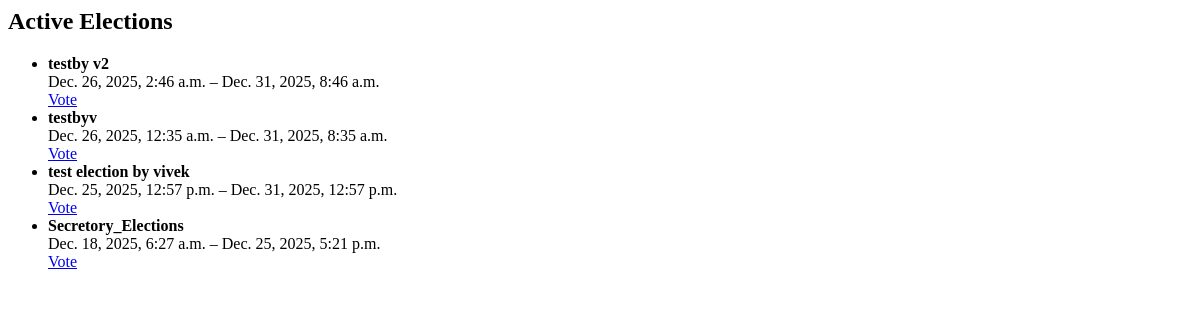
The app's page /elections/, older data.
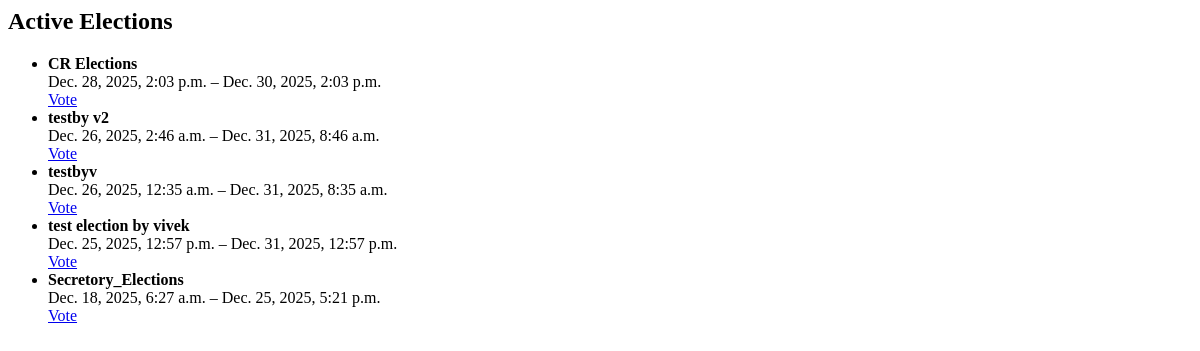
The same page, newer data.
### elections/models.py (models this page shows, shortened)
class Election(models.Model):
    ELECTION_TYPES = [
        ('single', 'Single Winner'),
        ('multi', 'Multi Winner'),
        ('referendum', 'Referendum'),
    ]
    title = models.CharField(max_length=200)
    description = models.TextField(blank=True)
    election_type = models.CharField(max_length=30, choices=ELECTION_TYPES, default='single')
    start_date = models.DateTimeField()
    end_date = models.DateTimeField()
    is_active = models.BooleanField(default=False)
    created_at = models.DateTimeField(auto_now_add=True)
    results_published = models.BooleanField(default=False, help_text="Check this to make results visible to voters")
    class Meta:
        ordering = ['-created_at']

### elections/views.py (the view)
# urls.py: path('', election_list, name='election_list'),
def election_list(request):
    elections = Election.objects.filter(is_active=True)
    return render(request, 'elections/election_list.html', {
        'elections': elections
    })

### elections/templates/elections/election_list.html
<h2>Active Elections</h2>
{% if elections %}
    <ul>
        {% for election in elections %}
            <li>
                <strong>{{ election.title }}</strong><br>
                {{ election.start_date }} – {{ election.end_date }}<br>
                <a href="{% url 'cast_vote' election.id %}">
                    Vote
                </a>
            </li>
        {% endfor %}
    </ul>
{% else %}
    <p>No active elections right now.</p>
{% endif %}

Row changes from the older to the newer data that the page shows:
added Election: title "CR Elections", start_date "Dec. 28, 2025, 2:03 p.m.", end_date "Dec. 30, 2025, 2:03 p.m."
